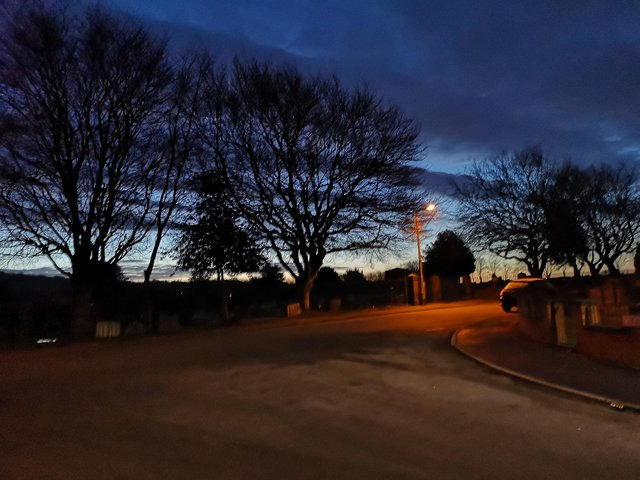
#> input picture 9º Período/Processamento Digital de Imagens/Transformacao/ImagemTeste.jpg, 640 x 480 px
$ python media.py
#> lines starting #> are read from the running program, lines starting #| are printed output that depends on the picture
#> further down, imagem is the input picture: shape (480, 640, 3); mean B, G, R 49.8, 40.9, 45.4
import cv2
import numpy as np
import math

constante = 1

def conv2(img, w):
    r1 = int((w.shape[0]-1)/2)
    r2 = int((w.shape[1]-1)/2)

    if (len(img.shape)>2):
        imagem_intermediaria = np.zeros((img.shape[0] +  w.shape[0]-1, img.shape[1] + w.shape[1]-1, img.shape[2]), np.uint8)
    else:
        imagem_intermediaria = np.zeros((img.shape[0] +  w.shape[0]-1, img.shape[1] + w.shape[1]-1), np.uint8)

    for i in range(img.shape[0]):
        for j in range(img.shape[1]):
            if (len(img.shape)>2):
                for k in range(w.shape[1]):
                    imagem_intermediaria[w.shape[0]-2+i][w.shape[1]-2+j][k] = img[i][j][k]
            else:
                imagem_intermediaria[w.shape[0]-2+i][w.shape[1]-2+j] = img[i][j]
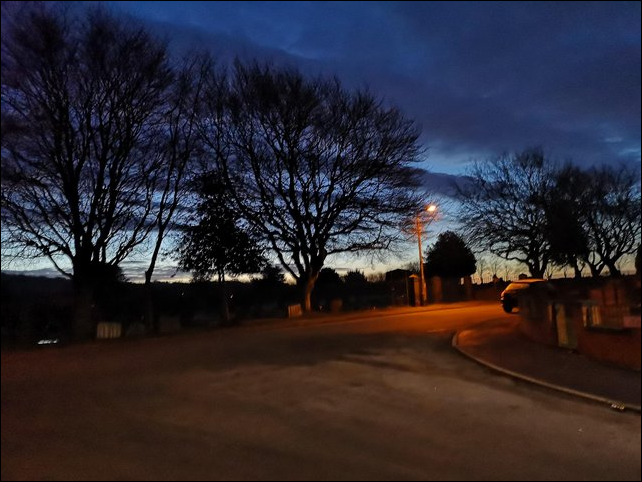
#> imagem_intermediaria: shape (482, 642, 3); mean B, G, R 49.4, 40.6, 45

    saida = np.zeros_like(img, np.uint8)

    for l in range(img.shape[0]):
        for c in range(img.shape[1]):
            a = r1
            for s in range(w.shape[0]):
                b = r2
                for t in range(w.shape[1]):
                    if (len(img.shape)>2):
                        for k in range(w.shape[1]):
                            saida[l][c][k] = saida[l][c][k] + w[s][t]*imagem_intermediaria[l+a+r1][c+b+r2][k]/9
                    else:
                        saida[l][c] = saida[l][c] + w[s][t]*imagem_intermediaria[l+a+r1][c+b+r2]/9
                    b-=1
                a-=1

        print(l, c)

    return np.array(saida, np.uint8)

filtro = np.array([[1,  1,  1],
                   [1,  1,  1],
                   [1,  1,  1]], np.uint8)

imagem = cv2.imread('./ImagemTeste.jpg')

cv2.namedWindow('image', cv2.WINDOW_NORMAL)
cv2.imshow('image',imagem)

img2 = conv2(imagem, filtro)

cv2.namedWindow('filtrada', cv2.WINDOW_NORMAL)
cv2.imshow('filtrada', img2)

gm = np.subtract(imagem, img2)
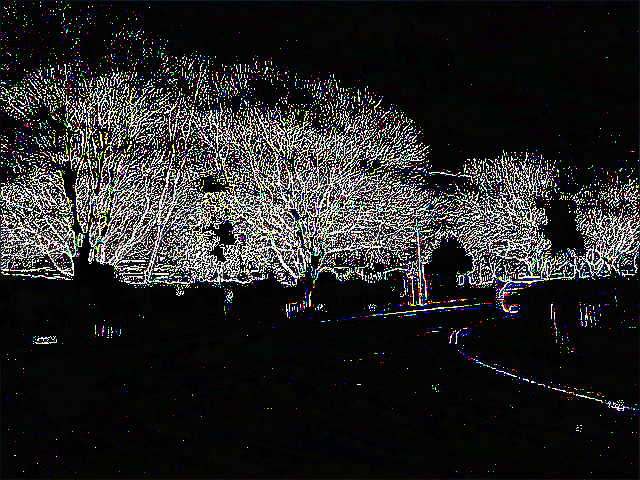
#> gm: shape (480, 640, 3); mean B, G, R 36.9, 37, 37.2

cv2.namedWindow('mascara', cv2.WINDOW_NORMAL)
cv2.imshow('mascara', gm)

# [6 lines of commented-out code are left out]

final = np.add(imagem, gm)
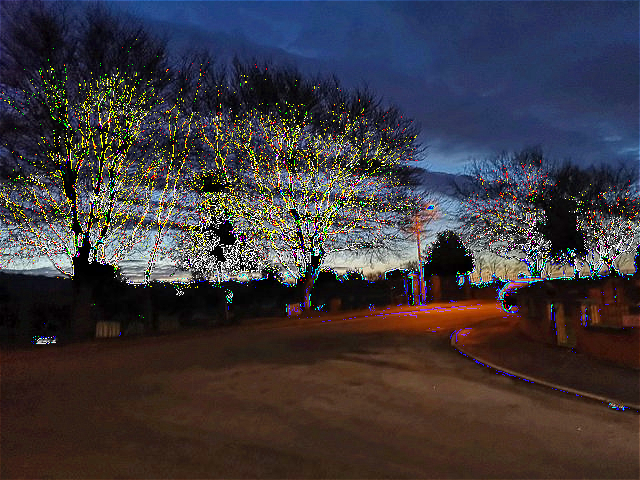
#> final: shape (480, 640, 3); mean B, G, R 61.1, 56, 61

cv2.namedWindow('final', cv2.WINDOW_NORMAL)
cv2.imshow('final', final)

cv2.waitKey(0)
cv2.destroyAllWindows()
